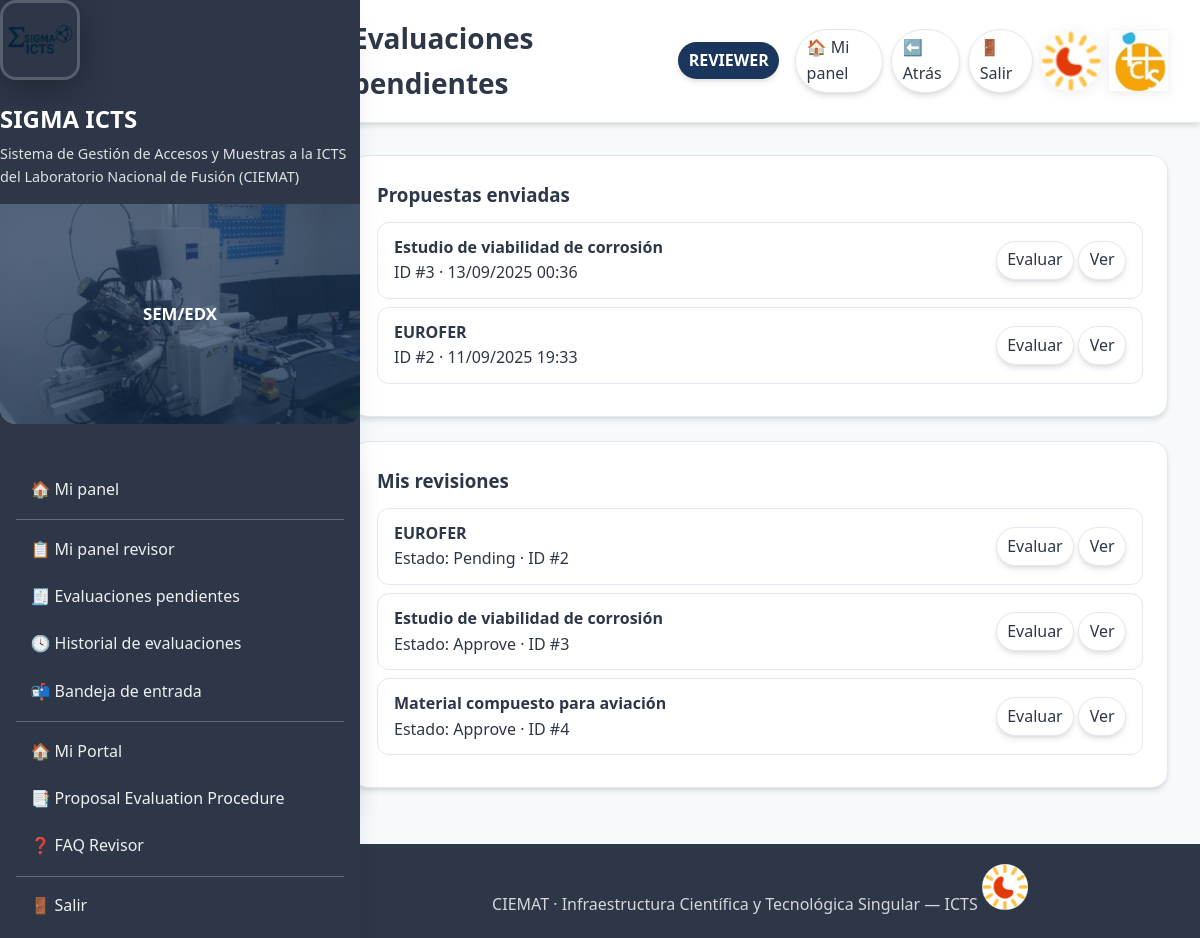
/icts/reviews/inbox/ (signed in), run on the app's committed database.
### icts/models.py (models this page shows, shortened)
class AccessProposal(models.Model):
    PROJECT_TYPE_CHOICES = [
        ("international", "International"),
        ("european", "European"),
        ("national", "National"),
        ("regional", "Regional"),
    ]
    STATUS_CHOICES = [
        ("draft", "Draft"),
        ("submitted", "Submitted"),
        ("accepted", "Accepted"),
        ("rejected", "Rejected"),
    ]
    applicant = models.ForeignKey(
        settings.AUTH_USER_MODEL,
        on_delete=models.CASCADE,
        related_name="icts_proposals",
    )
    title = models.CharField(max_length=200)
    scope = models.TextField(blank=True)
    facilities = models.ManyToManyField(Facility, blank=True)
    status = models.CharField(max_length=12, choices=STATUS_CHOICES, default="draft")
    created_at = models.DateTimeField(auto_now_add=True)
    is_new_request = models.BooleanField(default=True, help_text="Is this a new request?")
    previous_access = models.ForeignKey(
        'self',
        on_delete=models.SET_NULL,
        null=True,
        blank=True,
        help_text="Previous approved request to copy data from"
    )
    access_code = models.CharField(max_length=50, blank=True, help_text="Auto-generated access code")
    applicant_is_different = models.BooleanField(default=False)
    organization = models.CharField(max_length=200, blank=True, help_text="Center/Institution")
    contact_person = models.CharField(max_length=200, blank=True)
    email = models.EmailField(blank=True)
    phone = models.CharField(max_length=50, blank=True)
    project_name = models.CharField(max_length=200, blank=True)
    project_type = models.CharField(
        max_length=100,
        blank=True,
        choices=PROJECT_TYPE_CHOICES,
        help_text="International, European, National, Regional",
    )
    funding_source = models.CharField(max_length=200, blank=True)
    start_year = models.IntegerField(null=True, blank=True)
    end_year = models.IntegerField(null=True, blank=True)
    previous_experiments = models.TextField(blank=True)
    references = models.TextField(blank=True)
    facility_sem = models.BooleanField(default=False)
    facility_sem_fib = models.BooleanField(default=False)
    facility_imp = models.BooleanField(default=False)
    facility_sims = models.BooleanField(default=False)
    facility_confocal = models.BooleanField(default=False)
    facility_vdg = models.BooleanField(default=False)
    facility_profilometer = models.BooleanField(default=False)

class ProposalReview(models.Model):
    DECISION = [
        ("pending", "Pending"),
        ("approve", "Approve"),
        ("request_changes", "Request changes"),
        ("reject", "Reject"),
    ]
    proposal = models.ForeignKey(
        AccessProposal, on_delete=models.CASCADE, related_name="reviews"
    )
    reviewer = models.ForeignKey(
        settings.AUTH_USER_MODEL, on_delete=models.CASCADE, related_name="icts_reviews"
    )
    decision = models.CharField(max_length=16, choices=DECISION, default="pending")
    comments = models.TextField(blank=True)
    updated_at = models.DateTimeField(auto_now=True)
    feasibility_ok = models.BooleanField(null=True, blank=True, help_text="Is this proposal technically feasible?")
    score_scientific_quality = models.IntegerField(
        null=True, blank=True,
        choices=[(i, i) for i in range(1, 6)],
        help_text="Scientific quality score (1-5)"
    )
    score_need_infrastructure = models.IntegerField(
        null=True, blank=True,
        choices=[(i, i) for i in range(1, 6)],
        help_text="Need for advanced infrastructure score (1-5)"
    )
    score_industrial_potential = models.IntegerField(
        null=True, blank=True,
        choices=[(i, i) for i in range(1, 6)],
        help_text="Industrial potential score (1-5)"
    )
    class Meta:
        unique_together = ("proposal", "reviewer")

### icts/views.py (the view)
# urls.py: path("reviews/inbox/", views.reviewer_inbox, name="reviewer_inbox"),
@login_required(login_url="/accounts/login/icts/")
@user_passes_test(is_reviewer)
@never_cache
def reviewer_inbox(request):
    pending = AccessProposal.objects.filter(status="submitted").order_by("-created_at")
    mine = ProposalReview.objects.filter(reviewer=request.user).select_related("proposal")
    return render(request, "icts/reviewer_inbox.html", {"pending": pending, "mine": mine})

### accounts/templatetags/form_extras.py (called while the page is built)
@register.filter(name="has_group")
def has_group(user, group_name: str):
    try:
        return user.is_authenticated and user.groups.filter(name__iexact=group_name).exists()
    except Exception:
        return False

### icts/context_processors.py (called while the page is built)
def icts_ui(request):
    user = request.user
    role = ""
    if user.is_authenticated:
        if user.is_superuser:
            role = "Admin"
        elif user.groups.filter(name__iexact="managers").exists():
            role = "Manager"
        elif user.groups.filter(name__iexact="responsables").exists():
            role = "Responsable"
        elif user.groups.filter(name__iexact="revisores").exists():
            role = "Revisor"
        else:
            role = "Usuario"
    return {"icts_role_name": role}

### icts/views.py (called while the page is built)
def is_reviewer(user):
    return user.is_superuser or user.groups.filter(name__iexact="revisores").exists()

### sigmalab/context_processors.py (called while the page is built)
def lab_role(request):
    role = None
    if request.user.is_authenticated:
        if (request.user.is_superuser
            or request.user.groups.filter(name="Técnicos Σ-LAB").exists()):
            role = "TECNICO"
        else:
            role = "USUARIO"
    return {"LAB_ROLE": role}

### icts/templates/icts/reviewer_inbox.html (shortened to what this page needs)
{% extends "base_icts.html" %}
{% block page_title %}Evaluaciones pendientes{% endblock %}
{% block content %}
<div class="card">
  <h3 style="margin-bottom: .75rem;">Propuestas enviadas</h3>
  <ul class="list">
    {% for p in pending %}
      <li class="list-item">
        <div>
          <div class="list-title">{{ p.title|default:"(Sin título)" }}</div>
          <div class="muted">ID #{{ p.id }} · {{ p.created_at|date:"d/m/Y H:i" }}</div>
        </div>
        <div class="list-actions">
          <a class="chip" href="{% url 'icts:review_start' p.pk %}">Evaluar</a>
          <a class="chip" href="{% url 'icts:proposal_detail' p.pk %}">Ver</a>
        </div>
      </li>
    {% empty %}
      <li class="list-item">No hay propuestas pendientes.</li>
    {% endfor %}
  </ul>
</div>
<div class="card">
  <h3 style="margin-bottom: .75rem;">Mis revisiones</h3>
  <ul class="list">
    {% for r in mine %}
      <li class="list-item">
        <div>
          <div class="list-title">{{ r.proposal.title|default:"(Sin título)" }}</div>
          <div class="muted">Estado: {{ r.get_decision_display }} · ID #{{ r.proposal.id }}</div>
        </div>
        <div class="list-actions">
          <a class="chip" href="{% url 'icts:review_start' r.proposal.pk %}">Evaluar</a>
          <a class="chip" href="{% url 'icts:proposal_detail' r.proposal.pk %}">Ver</a>
        </div>
      </li>
    {% empty %}
      <li class="list-item">Aún no has emitido revisiones.</li>
    {% endfor %}
  </ul>
</div>
{% endblock %}

### icts/templates/icts/_topbar_actions.html (style rules this page uses)
.chip { display:inline-flex;align-items:center;padding:.35rem .65rem;border:1px solid var(--border); border-radius:999px;text-decoration:none;color:var(--text);background:var(--bg-card) }

### data on the page
AccessProposal: title "Estudio de viabilidad de corrosión", id "3", created_at "13/09/2025 00:36"
AccessProposal: title "EUROFER", id "2", created_at "11/09/2025 19:33"
ProposalReview: proposal "EUROFER", decision "Pending", proposal.id "2"
ProposalReview: proposal "Estudio de viabilidad de corrosión", decision "Approve", proposal.id "3"
ProposalReview: proposal "Material compuesto para aviación", decision "Approve", proposal.id "4"
